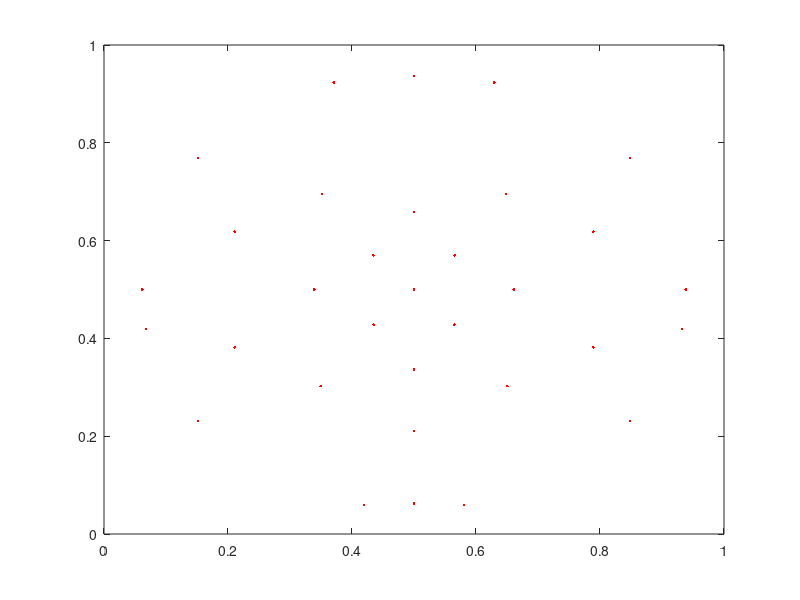

This chart was generated by the following MATLAB code: (Note: this script raises an error after producing the figure.)
%% TMSi (32 channels)
AllchanNames={'Fp1','Fpz','Fp2','F7','F3','Fz','F4','F8','FC5','FC1','FC2','FC6','M1','T7','C3','Cz','C4','T8','M2','CP5','CP1','CP2','CP6','P7','P3','Pz','P4','P8','POz','O1','Oz','O2'};
labels = {' 2-Fp1',' 3-Fpz',' 4-Fp2',' 5-F7',' 6-F3',' 7-Fz',' 8-F4',' 9-F8','10-FC5','11-FC1','12-FC2','13-FC6','14-M1','15-T7','16-C3','17-Cz','18-C4','19-T8','20-M2','21-CP5','22-CP1','23-CP2','24-CP6','25-P7','26-P3','27-Pz','28-P4','29-P8','30-POz','31-O1','32-Oz','33-O2'};
%% include channel 1 (33 channels)
AllchanNames={'CREF','Fp1','Fpz','Fp2','F7','F3','Fz','F4','F8','FC5','FC1','FC2','FC6','M1','T7','C3','Cz','C4','T8','M2','CP5','CP1','CP2','CP6','P7','P3','Pz','P4','P8','POz','O1','Oz','O2'};
labels = {'1-CREF',' 2-Fp1',' 3-Fpz',' 4-Fp2',' 5-F7',' 6-F3',' 7-Fz',' 8-F4',' 9-F8','10-FC5','11-FC1','12-FC2','13-FC6','14-M1','15-T7','16-C3','17-Cz','18-C4','19-T8','20-M2','21-CP5','22-CP1','23-CP2','24-CP6','25-P7','26-P3','27-Pz','28-P4','29-P8','30-POz','31-O1','32-Oz','33-O2'};
%% 3D coordinates of the 33 channels
X=[0.8333,0.94899,0.99585,0.94899,0.58755,0.65354,0.67069,0.65354,0.58755,0.33402,0.35419,0.35419,0.33402,-0.17365,0,0,0,0,0,-0.17365,-0.33402,-0.36228,-0.36228,-0.33402,-0.58755,-0.65747,-0.68225,-0.65747,-0.58755,-0.89101,-0.98006,-0.99613,-0.98006];
Y=[0,0.30834,0,-0.30834,0.80869,0.52922,0,-0.52922,-0.80869,0.87016,0.35419,-0.35419,-0.87016,0.98481,1,0.70041,0,-0.70041,-1,-0.98481,0.87016,0.34985,-0.34985,-0.87016,0.80869,0.53241,0,-0.53241,-0.80869,0,0.1905,0,-0.1905];
Z=[0.4164,0.065926,0.09098,0.065926,0.028271,0.54112,0.74174,0.54112,0.028271,0.36228,0.8655,0.8655,0.36228,0,0,0.71374,1,0.71374,0,0,0.36228,0.86392,0.86392,0.36228,0.028271,0.53317,0.73112,0.53317,0.028271,0.45399,0.056519,0.087851,0.056519];
%% Reduced to 32 channels
X=X(2:33);Y=Y(2:33);Z=Z(2:33);
%% Calculate subplot coordinates for scalp map
% cd /home/zhibin/Documents/GitHub/Motor_cordination/EEGanalysis
% load('coordinates.mat');
% X = [chanlocs128.X];
% Y = [chanlocs128.Y];
% Z = [chanlocs128.Z];
% labels = {'FP1','FPZ','FP2','AF3','AF4','F11','F7','F5','F3','F1','FZ','F2','F4','F6','F8','F12','FT11','FC5','FC3','FC1','FCZ','FC2','FC4','FC6','FT12','T7','C5','C3','C1','CZ','C2','C4','C6','T8','TP7','CP5','CP3','CP1','CPZ','CP2','CP4','CP6','TP8','M1','M2','P7','P5','P3','P1','PZ','P2','P4','P6','P8','PO7','PO3','POZ','PO4','PO8','O1','OZ','O2','CB1','CB2','AFP1','AFP2','AF7','AF5','AFZ','AF6','AF8','AFF5H','AFF3H','AFF1H','AFF2H','AFF4H','AFF6H','F9','F10','FFT7H','FFC5H','FFC3H','FFC1H','FFC2H','FFC4H','FFC6H','FFT8H','FT9','FT7','FT8','FT10','FTT7H','FCC5H','FCC3H','FCC1H','FCC2H','FCC4H','FCC6H','FTT8H','TTP7H','CCP5H','CCP3H','CCP1H','CCP2H','CCP4H','CCP6H','TTP8H','TPP7H','CPP5H','CPP3H','CPP1H','CPP2H','CPP4H','CPP6H','TPP8H','P9','P10','PPO3H','PPO1H','PPO2H','PPO4H','PO9','PO5','PO1','PO2','PO6','PO10','CBZ'};
% labels = {'1-FP1', '2-FPZ', '3-FP2', '4-AF3', '5-AF4', '6-F11', '7-F7', '8-F5', '9-F3', '10-F1', '11-FZ', '12-F2', '13-F4', '14-F6', '15-F8', '16-F12', '17-FT11', '18-FC5', '19-FC3', '20-FC1', '21-FCZ', '22-FC2', '23-FC4', '24-FC6', '25-FT12', '26-T7', '27-C5', '28-C3', '29-C1', '30-CZ', '31-C2', '32-C4', '33-C6', '34-T8', '35-TP7', '36-CP5', '37-CP3', '38-CP1', '39-CPZ', '40-CP2', '41-CP4', '42-CP6', '43-TP8', '44-M1', '45-M2', '46-P7', '47-P5', '48-P3', '49-P1', '50-PZ', '51-P2', '52-P4', '53-P6', '54-P8', '55-PO7', '56-PO3', '57-POZ', '58-PO4', '59-PO8', '60-O1', '61-OZ', '62-O2', '63-CB1', '64-CB2', '65-AFP1', '66-AFP2', '67-AF7', '68-AF5', '69-AFZ', '70-AF6', '71-AF8', '72-AFF5H', '73-AFF3H', '74-AFF1H', '75-AFF2H', '76-AFF4H', '77-AFF6H', '78-F9', '79-F10', '80-FFT7H', '81-FFC5H', '82-FFC3H', '83-FFC1H', '84-FFC2H', '85-FFC4H', '86-FFC6H', '87-FFT8H', '88-FT9', '89-FT7', '90-FT8', '91-FT10', '92-FTT7H', '93-FCC5H', '94-FCC3H', '95-FCC1H', '96-FCC2H', '97-FCC4H', '98-FCC6H', '99-FTT8H', '100-TTP7H', '101-CCP5H', '102-CCP3H', '103-CCP1H', '104-CCP2H', '105-CCP4H', '106-CCP6H', '107-TTP8H', '108-TPP7H', '109-CPP5H', '110-CPP3H', '111-CPP1H', '112-CPP2H', '113-CPP4H', '114-CPP6H', '115-TPP8H', '116-P9', '117-P10', '118-PPO3H', '119-PPO1H', '120-PPO2H', '121-PPO4H', '122-PO9', '123-PO5', '124-PO1', '125-PO2', '126-PO6', '127-PO10', '128-CBZ'};

sort(Z) %just to examine
ZZ=((max(Z)-min(Z))*1.5-(Z-min(Z)))./((max(Z)-min(Z))*1.5); %Make higher Z smaller fraction
sort(ZZ) %just to examine

XXPLOT=(10*Y)*0.95;
YYPLOT=(10*X)*0.8;

XXPLOT=XXPLOT.*ZZ;
YYPLOT=YYPLOT.*ZZ;

XXPLOT=-1*XXPLOT;
YYPLOT=YYPLOT;

XXPLOT=XXPLOT*0.6;
YYPLOT=YYPLOT*0.7;

% adjust to [0 1]
XXPLOT=XXPLOT/13+0.5;
YYPLOT=YYPLOT/12+0.5;

figure('units','normalized','outerposition',[0 0 1 1]);
plot(XXPLOT,YYPLOT,'r.');

% labels = {'FP1','FPZ','FP2','AF3','AF4','F11','F7','F5','F3','F1','FZ','F2','F4','F6','F8','F12','FT11','FC5','FC3','FC1','FCZ','FC2','FC4','FC6','FT12','T7','C5','C3','C1','CZ','C2','C4','C6','T8','TP7','CP5','CP3','CP1','CPZ','CP2','CP4','CP6','TP8','M1','M2','P7','P5','P3','P1','PZ','P2','P4','P6','P8','PO7','PO3','POZ','PO4','PO8','O1','OZ','O2','CB1','CB2','AFP1','AFP2','AF7','AF5','AFZ','AF6','AF8','AFF5H','AFF3H','AFF1H','AFF2H','AFF4H','AFF6H','F9','F10','FFT7H','FFC5H','FFC3H','FFC1H','FFC2H','FFC4H','FFC6H','FFT8H','FT9','FT7','FT8','FT10','FTT7H','FCC5H','FCC3H','FCC1H','FCC2H','FCC4H','FCC6H','FTT8H','TTP7H','CCP5H','CCP3H','CCP1H','CCP2H','CCP4H','CCP6H','TTP8H','TPP7H','CPP5H','CPP3H','CPP1H','CPP2H','CPP4H','CPP6H','TPP8H','P9','P10','PPO3H','PPO1H','PPO2H','PPO4H','PO9','PO5','PO1','PO2','PO6','PO10','CBZ'};;
text(XXPLOT,YYPLOT,labels,'VerticalAlignment','bottom','HorizontalAlignment','right');
%%
